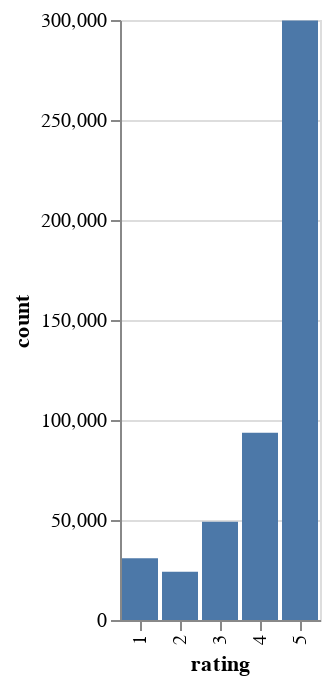

The notebook cell saved with this chart:
### Code cell
chart1 = alt.Chart(df_distribution).mark_bar().encode(x="rating", y="count", tooltip=[alt.Tooltip('count'), alt.Tooltip('rating')]).interactive()
chart1

### Figure 1 — Vega-Lite specification as saved in the notebook (floating-point values rounded to 4 significant figures)
{"config": {"view": {"continuousWidth": 400, "continuousHeight": 300}}, "data": {"name": "data-057873d37bf782ddc921ba7e9fc06fb0"}, "mark": "bar", "encoding": {"tooltip": [{"type": "quantitative", "field": "count"}, {"type": "nominal", "field": "rating"}], "x": {"type": "nominal", "field": "rating"}, "y": {"type": "quantitative", "field": "count"}}, "selection": {"selector011": {"type": "interval", "bind": "scales", "encodings": ["x", "y"]}}, "$schema": "https://vega.github.io/schema/vega-lite/v4.8.1.json", "datasets": {"data-057873d37bf782ddc921ba7e9fc06fb0": [{"rating": "5", "count": 299759}, {"rating": "4", "count": 93654}, {"rating": "3", "count": 49146}, {"rating": "2", "count": 24135}, {"rating": "1", "count": 30883}]}}
